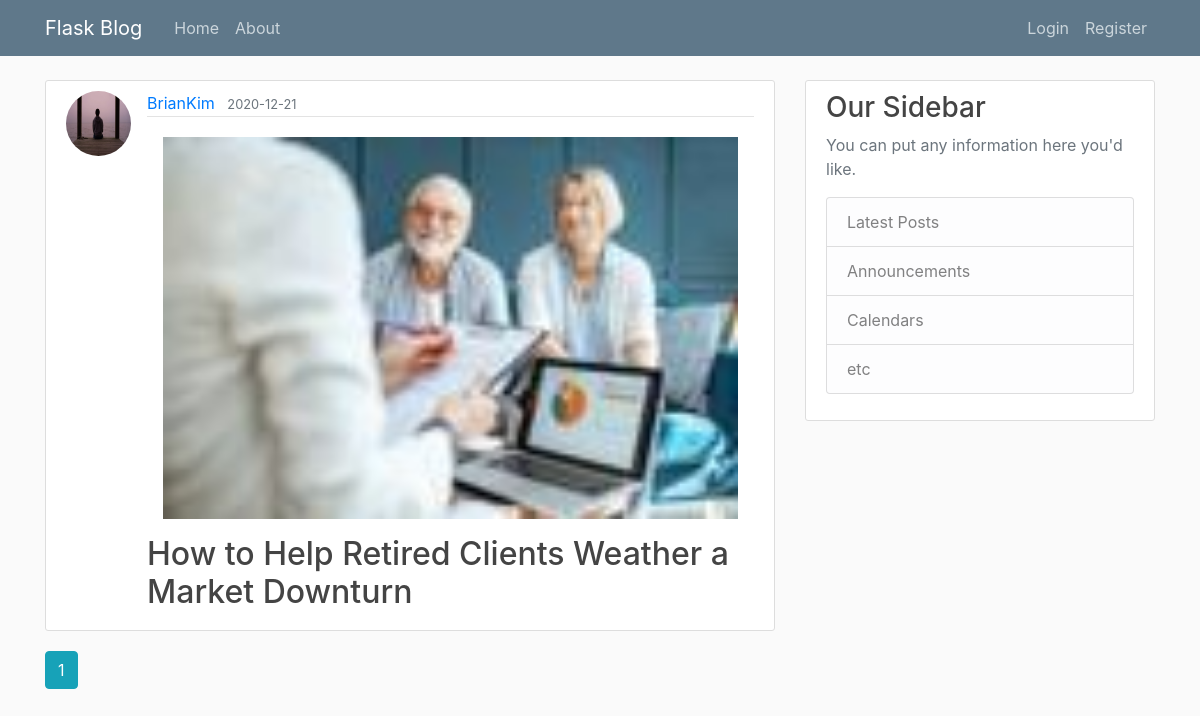
The page /home on the database its author committed.
### databases/models.py (models this page shows, shortened)
class Post(db.Model):
    id = db.Column(db.Integer, primary_key=True)
    title = db.Column(db.String(100), nullable=False)
    date_posted = db.Column(db.DateTime, nullable=False, default=datetime.utcnow)
    content = db.Column(db.Text, nullable=False)
    image_file = db.Column(db.String(20), nullable=True)
    user_id = db.Column(db.Integer, db.ForeignKey('user.id'), nullable=False)

class User(db.Model, UserMixin):
    id = db.Column(db.Integer, primary_key=True)
    username = db.Column(db.String(20), unique=True, nullable=False)
    email = db.Column(db.String(120), unique=True, nullable=False)
    image_file = db.Column(db.String(20), nullable=False, default='default.jpg')
    password = db.Column(db.String(60), nullable=False)
    posts = db.relationship('Post', backref='author', lazy=True)

### flaskblog/main/routes.py (the view)
@main.route("/")
@main.route("/home")
def home():
    page = request.args.get('page', 1, type=int)
    posts = Post.query.order_by(Post.date_posted.desc()).paginate(per_page=5, page=page)
    return render_template('main/home.html', posts=posts)

### templates/main/home.html
{% extends "layout.html" %}
{% block content %}
    {% for post in posts.items %}
        <article class="media content-section">
          <img class="rounded-circle article-img" src="{{ url_for('static', filename='profile_pics/' + post.author.image_file) }}">
          <div class="media-body">
            <div class="article-metadata">
              <a class="mr-2" href="{{ url_for('users.user_posts', username=post.author.username) }}">{{ post.author.username }}</a>
              <small class="text-muted">{{ post.date_posted.strftime('%Y-%m-%d') }}</small>
            </div>
            <img class="w-100 p-3 d-block" src="{{ url_for('static', filename='post_pics/' + post.image_file) }}">
            <h2><a class="article-title" href="{{ url_for('posts.view_post', post_id=post.id) }}">{{ post.title }}</a></h2>
          </div>
        </article>
    {% endfor %}
    {% for page_num in posts.iter_pages(left_edge=1, right_edge=1, left_current=1, right_current=2) %}
        {% if page_num %}
            {% if page_num == posts.page %}
                <a class="btn btn-info mb-4" href="{{ url_for('main.home', page=page_num) }}">{{ page_num }}</a>
            {% else %}
                <a class="btn btn-outline-info mb-4" href="{{ url_for('main.home', page=page_num) }}">{{ page_num }}</a>
            {% endif %}
        {% else %}
            ...
        {% endif %}
    {% endfor %}
{% endblock content %}

### static/css/main.css (style rules this page uses)
body { background: #fafafa; color: #333333; margin-top: 5rem; }
h1, h2, h3, h4, h5, h6 { color: #444444; }
.content-section { background: #ffffff; padding: 10px 20px; border: 1px solid #dddddd; border-radius: 3px; margin-bottom: 20px; }
.article-title { color: #444444; }
.article-img { height: 65px; width: 65px; margin-right: 16px; }
.article-metadata { padding-bottom: 1px; margin-bottom: 4px; border-bottom: 1px solid #e3e3e3 }

### rows shown on the page
Post: image_file (placeholder picture), author.username "BrianKim", date_posted "2020-12-21", image_file (picture), title "How to Help Retired Clients Weather a Market Downturn"

### other values the page prints
{{ page_num }} "1"
